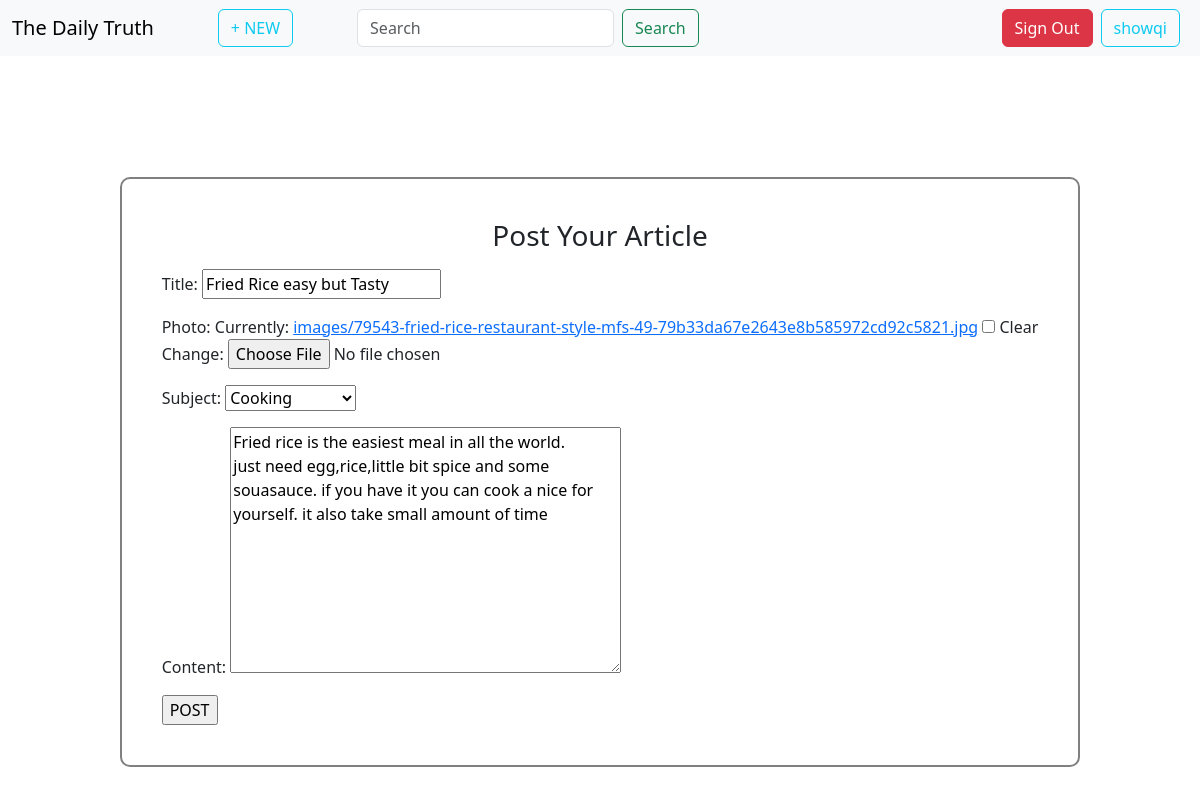
The page /update/6/ (signed in) on the database its author committed.
### base/models.py (models this page shows, shortened)
class BlogPost(models.Model):
    SUBJECT_CHOICES = [
        ('POLITICAL', 'Political'),
        ('ENTERTAINMENT', 'Entertainment'),
        ('ECONOMICS', 'Economics'),
        ('EDUCATION', 'Education'),
        ('SCIENCE', 'Science'),
        ('SPORTS', 'Sports'),
        ('INTERNATIONAL', 'International'),
        ('COOKING', 'Cooking'),
        ('WEATHER', 'Weather'),
        ('TECH', 'Tech'),
    ]
    user = models.ForeignKey(User, on_delete=models.CASCADE)
    photo=models.ImageField(upload_to='images',null=True,blank=True)
    title = models.CharField(max_length=200)
    subject = models.CharField(choices=SUBJECT_CHOICES, max_length=100)
    content = models.TextField(max_length=1000)
    created_at = models.DateTimeField(auto_now_add=True)
    class Meta:
        ordering = ['-created_at']

### base/views.py (the view)
# urls.py: path('update/<int:pk>/',PostUpdate.as_view(),name="update")
class PostUpdate(LoginRequiredMixin,UpdateView):
    model=BlogPost
    fields=['title','photo','subject','content']
    template_name="update.html"
    success_url=reverse_lazy('home')
    login_url=reverse_lazy('login')

### base/template/base/update.html (shortened to what this page needs)
{% extends "layout.html" %}
{% block content %}
<div class="container">
    <div class="parent">
        <div class="child">
            <div class="header mb-2"><h3>Post Your Article</h3></div>
            <form action="" method="POST" enctype="multipart/form-data">
                {{form.as_p}}
                <input type="submit" value="POST">
            </form>
        </div>
    </div>
</div>
{% endblock %}

### template/navbar.html (shortened to what this page needs)
<nav class="navbar navbar-expand-lg bg-body-tertiary mb-3">
    <div class="container-fluid">
      <a class="navbar-brand" href="{% url 'home'%}">The Daily Truth</a>
      <div class="collapse navbar-collapse" id="navbarSupportedContent">
        <ul class="navbar-nav me-auto mb-2 mb-lg-0">
          <li class="nav-item mx-5">
            <a class="btn btn-outline-info" aria-current="page" href="{% url 'create_post'%}">+ NEW</a>
          </li>
          <form class="d-flex mx-3" role="search">
            <input class="form-control me-2" name="q" type="search" placeholder="Search" aria-label="Search">
            <button class="btn btn-outline-success" type="submit">Search</button>
          </form>
        </ul>
        {% if user.is_authenticated %}
          <a href="{% url 'logout'%}" class="btn btn-danger">Sign Out</a>
          <a href="{% url 'profile' user.username%}" class="btn btn-outline-info mx-2">{{user.username}}</a>
        {% else %}
          <a href="{% url 'signup'%}" class="btn btn-primary mx-2">Sign Up</a>
          <a href="{% url 'login'%}" class="btn btn-success mx-2">Sign In</a>
        {% endif %}
      </div>
    </div>
  </nav>

### base/template/base/update.html (style rules this page uses)
.parent { width: 100%; height: 100vh; display:grid; }
.child { place-self:center; padding:40px; border:2px solid gray; border-radius:10px; display:grid; }
.header { place-self:center; }

### rows shown on the page
BlogPost: title "Fried Rice easy but Tasty", subject "Cooking", content "Fried rice is the easiest meal in all the world. just need egg,rice,little bit spice and some souasauce. if you have it you can cook a nice for yourself. it also take small amount of time"

### other values the page prints
{{ user.username }} "showqi"
